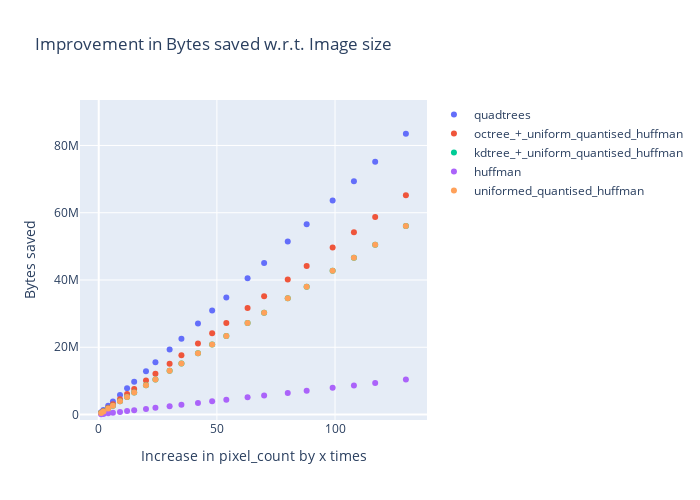

The code cell stored with this chart in its notebook:
### Code cell
plot_image(pixel_counts, bytesSaved, "Improvement in Bytes saved w.r.t. Image size", "Bytes saved")
